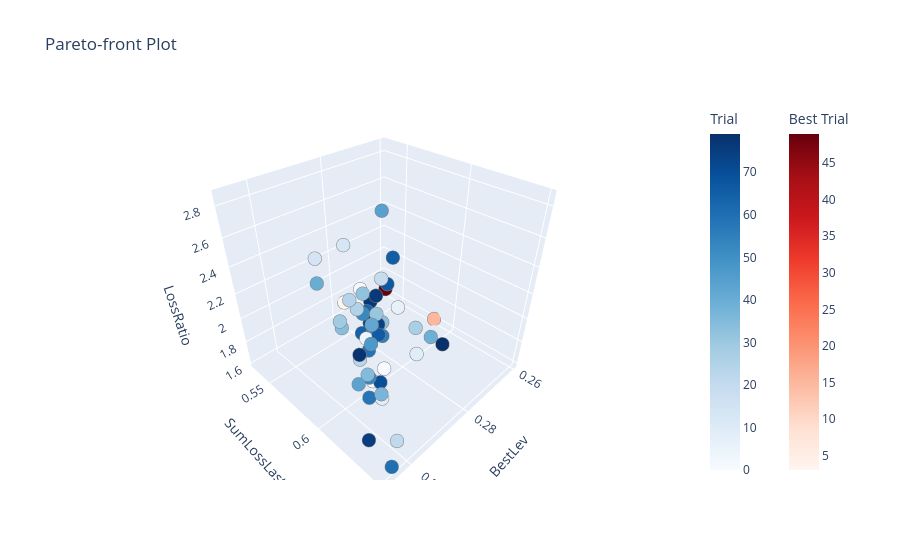
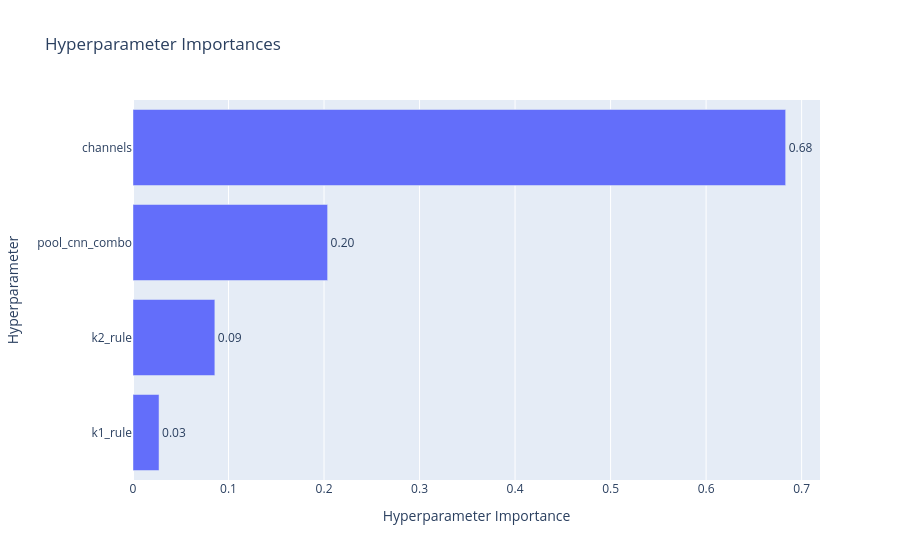
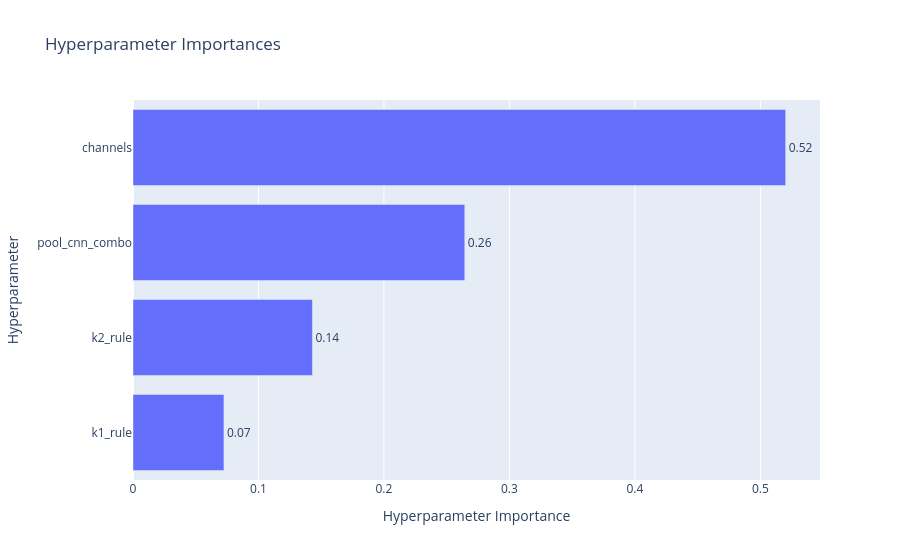
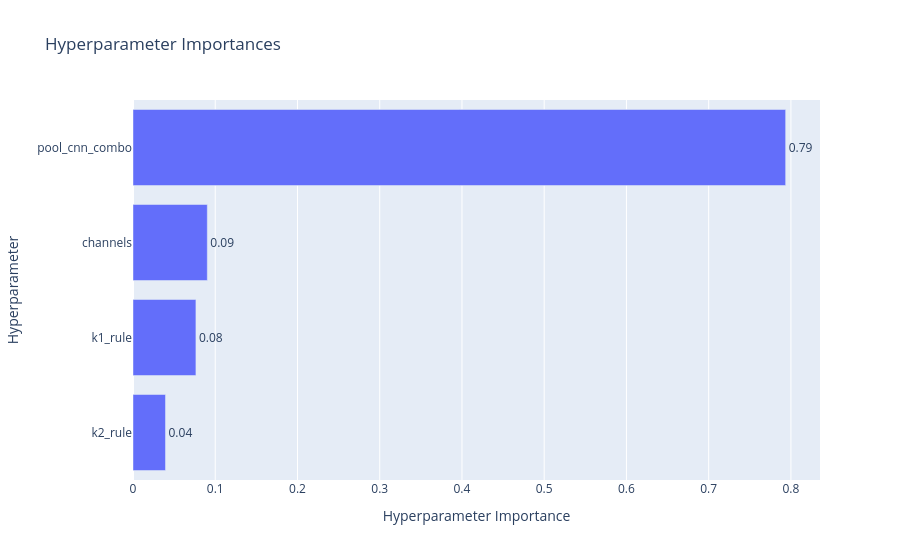

Source (notebook cell) for these figures, in order:
### Markdown cell above
### **Ячейка 16: Анализ Результатов HPO (Optuna)**

### Code cell
# Ячейка 16: Анализ Результатов HPO (Optuna) (v16.2 - Исправлен DataFrame)

import optuna
import pandas as pd
import traceback
import time
import numpy as np
import warnings
from collections import OrderedDict
import ast # Добавлен для парсинга параметров

print("--- Анализ Результатов Optuna HPO (Многокритериальный v7.2 - SumLoss) ---")

# --- Укажите Имя и Путь к Базе Данных Исследования ---
try:
    study_name_to_analyze = HPO_STUDY_NAME
    storage_name_to_analyze = HPO_STORAGE_NAME
    print(f"Анализ исследования '{study_name_to_analyze}' из '{storage_name_to_analyze}'...")
except NameError:
    print("Переменные HPO_STUDY_NAME/HPO_STORAGE_NAME не найдены.")
    study_name_to_analyze = "morse-1d-multiobj-hpo-v7.2_s2_le_4-20250428_2048" # <-- ЗАМЕНИ НА СВОЕ РЕАЛЬНОЕ ИМЯ
    storage_name_to_analyze = f"sqlite:///{study_name_to_analyze}.db"
    print(f"!!! Используются значения, заданные вручную: Study='{study_name_to_analyze}', Storage='{storage_name_to_analyze}' !!!")
    if not study_name_to_analyze or "..." in study_name_to_analyze:
         raise ValueError("Необходимо указать корректное имя исследования (study_name_to_analyze)!")

# --- Загрузка Исследования ---
loaded_study = None
try:
    loaded_study = optuna.load_study(
        study_name=study_name_to_analyze,
        storage=storage_name_to_analyze
    )
    print(f"\nИсследование '{loaded_study.study_name}' успешно загружено.")
    if len(loaded_study.directions) != 3:
        warnings.warn(f"Загруженное исследование имеет {len(loaded_study.directions)} целей, ожидалось 3.")
    else:
        print(f"Направления оптимизации: {loaded_study.directions}")

except FileNotFoundError:
    print(f"❌ ОШИБКА: Файл базы данных Optuna не найден: {storage_name_to_analyze}")
    raise
except Exception as e:
    print(f"❌ Непредвиденная ошибка при загрузке исследования: {e}")
    traceback.print_exc()
    raise

# --- Анализ и Визуализация ---
if loaded_study:
    # --- Статистика по Пробам ---
    all_trials = loaded_study.trials
    completed_trials = [t for t in all_trials if t.state == optuna.trial.TrialState.COMPLETE]
    pruned_trials = [t for t in all_trials if t.state == optuna.trial.TrialState.PRUNED]
    failed_trials = [t for t in all_trials if t.state == optuna.trial.TrialState.FAIL]
    running_trials = [t for t in all_trials if t.state == optuna.trial.TrialState.RUNNING]
    print(f"\n--- Статистика по Пробам ---")
    print(f"Всего проб: {len(all_trials)}")
    print(f"  COMPLETE: {len(completed_trials)}, PRUNED: {len(pruned_trials)}, FAIL: {len(failed_trials)}, RUNNING: {len(running_trials)}")

    if not completed_trials:
        print("\nНет завершенных проб для анализа.")
    else:
        # --- Парето-фронт ---
        print(f"\n--- Парето-оптимальные Пробы ({len(loaded_study.best_trials)}) ---")
        # (Вывод Парето-фронта остается без изменений)
        try:
            pareto_trials = sorted(loaded_study.best_trials, key=lambda t: t.values[0] if t.values else float('inf'))
            for i, trial in enumerate(pareto_trials):
                print(f"\n  Проба #{trial.number} (Pareto {i+1})")
                print(f"    Значения целей (BestLev, SumLossN, LossRatio):")
                if trial.values and len(trial.values) == 3:
                    print(f"      [{trial.values[0]:.4f}, {trial.values[1]:.4f}, {trial.values[2]:.4f}]")
                else: print("      (Значения недоступны)")
                print(f"    Параметры:")
                for key, value in trial.params.items(): print(f"      {key}: {value}")
        except Exception as e_pareto:
             print(f"\n⚠️ Ошибка при обработке Парето-фронта: {e_pareto}")

        # --- Таблица Результатов (DataFrame) ---
        print("\n--- Таблица Всех Завершенных Проб ---")
        try:
            # --- ИСПРАВЛЕНИЕ: Убираем аргумент states ---
            df_all = loaded_study.trials_dataframe()
            # --- КОНЕЦ ИСПРАВЛЕНИЯ ---

            # Фильтруем только завершенные пробы
            df_completed = df_all[df_all['state'] == 'COMPLETE'].copy()

            # Переименование столбцов (как и раньше)
            if 'values_0' in df_completed.columns: df_completed.rename(columns={'values_0': 'BestLev'}, inplace=True)
            if 'values_1' in df_completed.columns: df_completed.rename(columns={'values_1': 'SumLossLastN'}, inplace=True)
            if 'values_2' in df_completed.columns: df_completed.rename(columns={'values_2': 'LossRatio'}, inplace=True)

            # --- Добавление расшифрованных параметров ---
            # Загружаем списки параметров (предполагаем, что они доступны из Ячейки 13)
            try:
                pool_cnn_combos = VALID_POOL_CNN_COMBOS_V72
                channel_combos = CNN_CHANNEL_COMBOS_V72
                kernel_rules = KERNEL_RULES_V72
                # Функция расчета ядра (должна быть определена ранее)
                if 'calculate_kernel_size_v7' not in locals():
                    def calculate_kernel_size_v7(rule: str, stride: int) -> int:
                        if not isinstance(stride, int) or stride <= 0: raise ValueError(f"Некорректный stride ({stride})")
                        k = 0
                        if rule == "s+1": k = stride + 1
                        elif rule == "s*1.5+1": k = round(stride * 1.5) + 1
                        elif rule == "s*2+1": k = stride * 2 + 1
                        else: raise ValueError(f"Неизвестное правило для ядра: {rule}")
                        if k % 2 == 0: k += 1
                        return k

                decoded_params = []
                for _, row in df_completed.iterrows():
                    try:
                        p_combo_str = row.get('params_pool_cnn_combo', '()')
                        ch_str = row.get('params_channels', '[]')
                        k1r = row.get('params_k1_rule', 'N/A')
                        k2r = row.get('params_k2_rule', 'N/A')

                        p_type, p_factor, s1, s2 = ast.literal_eval(p_combo_str)
                        ch1, ch2 = ast.literal_eval(ch_str)
                        k1 = calculate_kernel_size_v7(k1r, s1) if k1r != 'N/A' else -1
                        k2 = calculate_kernel_size_v7(k2r, s2) if k2r != 'N/A' else -1

                        decoded_params.append({
                            'number': row['number'],
                            'pool_type': p_type, 'pool_factor': p_factor,
                            'strides': f"({s1},{s2})", 'channels': f"({ch1},{ch2})",
                            'kernels': f"({k1},{k2})", 'rules': f"({k1r},{k2r})"
                        })
                    except Exception as e_decode:
                        decoded_params.append({'number': row['number'], 'pool_type': 'ERR', 'pool_factor': -1,
                                               'strides': 'ERR', 'channels': 'ERR', 'kernels': 'ERR', 'rules': 'ERR'})
                        # print(f"Ошибка декодирования параметров для пробы {row['number']}: {e_decode}")

                df_decoded = pd.DataFrame(decoded_params)
                df_completed = pd.merge(df_completed, df_decoded, on='number', how='left')

            except NameError:
                print("⚠️ Не удалось найти списки параметров (VALID_POOL_CNN_COMBOS_V72 и др.) для расшифровки.")
            except Exception as e_decode_outer:
                 print(f"⚠️ Ошибка при расшифровке параметров: {e_decode_outer}")

            # Обновляем список столбцов для показа
            cols_to_show = ['number', 'BestLev', 'SumLossLastN', 'LossRatio', 'state', 'duration']
            # Добавляем расшифрованные параметры
            decoded_cols = ['pool_type', 'pool_factor', 'strides', 'channels', 'kernels', 'rules']
            cols_to_show.extend([c for c in decoded_cols if c in df_completed.columns])
            # Добавляем исходные параметры (индексы/строки) для справки
            param_keys = [col for col in df_completed.columns if col.startswith('params_')]
            cols_to_show.extend(param_keys)
            cols_to_show = [c for c in cols_to_show if c in df_completed.columns] # Убираем несуществующие

            with pd.option_context('display.max_rows', None, 'display.max_columns', None, 'display.width', 2000):
                # Сортируем по BestLev для удобства
                print(df_completed[cols_to_show].sort_values(by='BestLev').round(4))

        except Exception as e_df:
            print(f"⚠️ Ошибка при создании/обработке DataFrame: {e_df}")
            # Попытка вывести сырой DataFrame для диагностики
            try: print(loaded_study.trials_dataframe().head())
            except: pass

        # --- Визуализация (без изменений) ---
        print("\n--- Визуализация Результатов ---")
        if optuna.visualization.is_available():
            print("Plotly найден. Построение графиков...")
            try:
                target_names_vis = ["BestLev", "SumLossLastN", "LossRatio"]
                if loaded_study.best_trials:
                    fig_pareto = optuna.visualization.plot_pareto_front(loaded_study, target_names=target_names_vis)
                    fig_pareto.show()
                else: print("  Нет Парето-оптимальных проб для визуализации фронта.")

                for i, target_name in enumerate(target_names_vis):
                     try:
                         if any(t.values and len(t.values) > i and t.values[i] is not None for t in completed_trials):
                             fig_importance = optuna.visualization.plot_param_importances(
                                 loaded_study, target=lambda t: t.values[i] if t.values and len(t.values)>i else None,
                                 target_name=target_name
                             )
                             fig_importance.show()
                         else: print(f"  Пропуск графика важности для '{target_name}' (нет значений).")
                     except (ValueError, IndexError) as e_imp: print(f"  Не удалось построить важность для '{target_name}': {e_imp}")
            except ImportError as e_plotly: print(f"  ⚠️ Ошибка импорта Plotly: {e_plotly}")
            except Exception as e_vis: print(f"  ⚠️ Ошибка при построении графиков: {e_vis}")
        else: print("Установите Plotly (`pip install plotly kaleido`) для визуализации.")

print("\n--- Анализ HPO Завершен ---")

### Figure 1 — Plotly figure (JSON) as saved in the notebook; plotly's stock layout.template omitted (floating-point values rounded to 4 significant figures)
{"data": [{"hovertemplate": "%{text}<extra>Trial</extra>", "marker": {"color": [0, 1, 2, 4, 6, 8, 9, 13, 14, 19, 21, 23, 24, 25, 26, 27, 29, 31, 32, 33, 34, 35, 37, 39, 40, 42, 43, 44, 47, 51, 52, 53, 55, 58, 59, 60, 63, 64, 65, 66, 67, 70, 73, 74, 75, 76, 77, 78, 79], "colorbar": {"title": {"text": "Trial"}}, "colorscale": [[0, "rgb(247,251,255)"], [0.125, "rgb(222,235,247)"], [0.25, "rgb(198,219,239)"], [0.375, "rgb(158,202,225)"], [0.5, "rgb(107,174,214)"], [0.625, "rgb(66,146,198)"], [0.75, "rgb(33,113,181)"], [0.875, "rgb(8,81,156)"], [1, "rgb(8,48,107)"]], "line": {"color": "Grey", "width": 0.5}}, "mode": "markers", "showlegend": false, "text": ["{<br>  \"number\": 0,<br>  \"values\": [<br>    0.29444444444444445,<br>    0.6188396496905221,<br>    1.9661366590150688<br>  ],<br>  \"params\": {<br>    \"pool_cnn_combo\": \"('max', 4, 16, 4)\",<br>    \"channels\": \"[192, 192]\",<br>    \"k1_rule\": \"s*1.5+1\",<br>    \"k2_rule\": \"s+1\"<br>  }<br>}", "{<br>  \"number\": 1,<br>  \"values\": [<br>    0.27444444444444444,<br>    0.5444819614373976,<br>    1.8727611708952905<br>  ],<br>  \"params\": {<br>    \"pool_cnn_combo\": \"('max', 4, 16, 4)\",<br>    \"channels\": \"[64, 128]\",<br>    \"k1_rule\": \"s*2+1\",<br>    \"k2_rule\": \"s*1.5+1\"<br>  }<br>}", "{<br>  \"number\": 2,<br>  \"values\": [<br>    0.29333333333333333,<br>    0.6065849419600433,<br>    1.7424666196926448<br>  ],<br>  \"params\": {<br>    \"pool_cnn_combo\": \"('avg', 16, 8, 2)\",<br>    \"channels\": \"[128, 128]\",<br>    \"k1_rule\": \"s+1\",<br>    \"k2_rule\": \"s+1\"<br>  }<br>}", "{<br>  \"number\": 4,<br>  \"values\": [<br>    0.28888888888888886,<br>    0.58956378204955,<br>    1.9119957452002827<br>  ],<br>  \"params\": {<br>    \"pool_cnn_combo\": \"('max', 16, 8, 2)\",<br>    \"channels\": \"[128, 256]\",<br>    \"k1_rule\": \"s*1.5+1\",<br>    \"k2_rule\": \"s+1\"<br>  }<br>}", "{<br>  \"number\": 6,<br>  \"values\": [<br>    0.2688888888888889,<br>    0.5687131899512475,<br>    1.7570453656817993<br>  ],<br>  \"params\": {<br>    \"pool_cnn_combo\": \"('max', 4, 16, 4)\",<br>    \"channels\": \"[48, 96]\",<br>    \"k1_rule\": \"s*1.5+1\",<br>    \"k2_rule\": \"s*1.5+1\"<br>  }<br>}", "{<br>  \"number\": 8,<br>  \"values\": [<br>    0.29555555555555557,<br>    0.6199488605807225,<br>    1.7429308617254335<br>  ],<br>  \"params\": {<br>    \"pool_cnn_combo\": \"('avg', 16, 8, 2)\",<br>    \"channels\": \"[64, 64]\",<br>    \"k1_rule\": \"s*1.5+1\",<br>    \"k2_rule\": \"s+1\"<br>  }<br>}", "{<br>  \"number\": 9,<br>  \"values\": [<br>    0.28,<br>    0.6113382666640812,<br>    1.7728753140194125<br>  ],<br>  \"params\": {<br>    \"pool_cnn_combo\": \"('avg', 16, 4, 4)\",<br>    \"channels\": \"[96, 96]\",<br>    \"k1_rule\": \"s+1\",<br>    \"k2_rule\": \"s*1.5+1\"<br>  }<br>}", "{<br>  \"number\": 13,<br>  \"values\": [<br>    0.3022222222222222,<br>    0.6137148118267456,<br>    2.8542431556527084<br>  ],<br>  \"params\": {<br>    \"pool_cnn_combo\": \"('avg', 16, 16, 1)\",<br>    \"channels\": \"[192, 256]\",<br>    \"k1_rule\": \"s*2+1\",<br>    \"k2_rule\": \"s*2+1\"<br>  }<br>}", "{<br>  \"number\": 14,<br>  \"values\": [<br>    0.2911111111111111,<br>    0.5521849024792511,<br>    2.372064546642511<br>  ],<br>  \"params\": {<br>    \"pool_cnn_combo\": \"('max', 16, 16, 1)\",<br>    \"channels\": \"[128, 256]\",<br>    \"k1_rule\": \"s*1.5+1\",<br>    \"k2_rule\": \"s*2+1\"<br>  }<br>}", "{<br>  \"number\": 19,<br>  \"values\": [<br>    0.27444444444444444,<br>    0.5659866541044579,<br>    2.077222528207436<br>  ],<br>  \"params\": {<br>    \"pool_cnn_combo\": \"('max', 4, 32, 2)\",<br>    \"channels\": \"[96, 192]\",<br>    \"k1_rule\": \"s+1\",<br>    \"k2_rule\": \"s*2+1\"<br>  }<br>}", "{<br>  \"number\": 21,<br>  \"values\": [<br>    0.29888888888888887,<br>    0.6399511636296908,<br>    1.6206008592685046<br>  ],<br>  \"params\": {<br>    \"pool_cnn_combo\": \"('avg', 16, 8, 2)\",<br>    \"channels\": \"[64, 64]\",<br>    \"k1_rule\": \"s*1.5+1\",<br>    \"k2_rule\": \"s+1\"<br>  }<br>}", "{<br>  \"number\": 23,<br>  \"values\": [<br>    0.28888888888888886,<br>    0.5829264263891512,<br>    1.6769958709644566<br>  ],<br>  \"params\": {<br>    \"pool_cnn_combo\": \"('avg', 16, 4, 4)\",<br>    \"channels\": \"[96, 96]\",<br>    \"k1_rule\": \"s*2+1\",<br>    \"k2_rule\": \"s+1\"<br>  }<br>}", "{<br>  \"number\": 24,<br>  \"values\": [<br>    0.2966666666666667,<br>    0.5988872813516193,<br>    2.3835549045324567<br>  ],<br>  \"params\": {<br>    \"pool_cnn_combo\": \"('max', 16, 16, 1)\",<br>    \"channels\": \"[128, 192]\",<br>    \"k1_rule\": \"s*2+1\",<br>    \"k2_rule\": \"s*1.5+1\"<br>  }<br>}", "{<br>  \"number\": 25,<br>  \"values\": [<br>    0.28555555555555556,<br>    0.5723077975379096,<br>    2.004247455328252<br>  ],<br>  \"params\": {<br>    \"pool_cnn_combo\": \"('avg', 8, 8, 4)\",<br>    \"channels\": \"[128, 256]\",<br>    \"k1_rule\": \"s+1\",<br>    \"k2_rule\": \"s*1.5+1\"<br>  }<br>}", "{<br>  \"number\": 26,<br>  \"values\": [<br>    0.2722222222222222,<br>    0.5485393979524573,<br>    1.7554310214165756<br>  ],<br>  \"params\": {<br>    \"pool_cnn_combo\": \"('avg', 8, 8, 4)\",<br>    \"channels\": \"[64, 128]\",<br>    \"k1_rule\": \"s*1.5+1\",<br>    \"k2_rule\": \"s*2+1\"<br>  }<br>}", "{<br>  \"number\": 27,<br>  \"values\": [<br>    0.2733333333333333,<br>    0.5954870930065712,<br>    1.7939194596172396<br>  ],<br>  \"params\": {<br>    \"pool_cnn_combo\": \"('max', 16, 8, 2)\",<br>    \"channels\": \"[128, 128]\",<br>    \"k1_rule\": \"s+1\",<br>    \"k2_rule\": \"s*1.5+1\"<br>  }<br>}", "{<br>  \"number\": 29,<br>  \"values\": [<br>    0.30666666666666664,<br>    0.6220037835339706,<br>    2.5280466182737498<br>  ],<br>  \"params\": {<br>    \"pool_cnn_combo\": \"('max', 8, 32, 1)\",<br>    \"channels\": \"[96, 128]\",<br>    \"k1_rule\": \"s+1\",<br>    \"k2_rule\": \"s*1.5+1\"<br>  }<br>}", "{<br>  \"number\": 31,<br>  \"values\": [<br>    0.2866666666666667,<br>    0.592849245948924,<br>    2.101833400181333<br>  ],<br>  \"params\": {<br>    \"pool_cnn_combo\": \"('max', 8, 16, 2)\",<br>    \"channels\": \"[192, 256]\",<br>    \"k1_rule\": \"s+1\",<br>    \"k2_rule\": \"s*2+1\"<br>  }<br>}", "{<br>  \"number\": 32,<br>  \"values\": [<br>    0.2788888888888889,<br>    0.5594951179789173,<br>    1.9725333473446967<br>  ],<br>  \"params\": {<br>    \"pool_cnn_combo\": \"('avg', 8, 16, 2)\",<br>    \"channels\": \"[96, 128]\",<br>    \"k1_rule\": \"s+1\",<br>    \"k2_rule\": \"s*1.5+1\"<br>  }<br>}", "{<br>  \"number\": 33,<br>  \"values\": [<br>    0.2788888888888889,<br>    0.578042125246591,<br>    1.822789080079796<br>  ],<br>  \"params\": {<br>    \"pool_cnn_combo\": \"('avg', 8, 8, 4)\",<br>    \"channels\": \"[96, 128]\",<br>    \"k1_rule\": \"s*2+1\",<br>    \"k2_rule\": \"s*2+1\"<br>  }<br>}", "{<br>  \"number\": 34,<br>  \"values\": [<br>    0.29555555555555557,<br>    0.5876282513969474,<br>    2.0946478229468837<br>  ],<br>  \"params\": {<br>    \"pool_cnn_combo\": \"('max', 16, 16, 1)\",<br>    \"channels\": \"[128, 128]\",<br>    \"k1_rule\": \"s+1\",<br>    \"k2_rule\": \"s*1.5+1\"<br>  }<br>}", "{<br>  \"number\": 35,<br>  \"values\": [<br>    0.3022222222222222,<br>    0.626804653306802,<br>    2.128716014955414<br>  ],<br>  \"params\": {<br>    \"pool_cnn_combo\": \"('max', 16, 16, 1)\",<br>    \"channels\": \"[64, 128]\",<br>    \"k1_rule\": \"s*1.5+1\",<br>    \"k2_rule\": \"s+1\"<br>  }<br>}", "{<br>  \"number\": 37,<br>  \"values\": [<br>    0.29555555555555557,<br>    0.6194455459962288,<br>    1.7767730380630395<br>  ],<br>  \"params\": {<br>    \"pool_cnn_combo\": \"('avg', 16, 8, 2)\",<br>    \"channels\": \"[96, 96]\",<br>    \"k1_rule\": \"s+1\",<br>    \"k2_rule\": \"s+1\"<br>  }<br>}", "{<br>  \"number\": 39,<br>  \"values\": [<br>    0.27666666666666667,<br>    0.6150031285898553,<br>    1.891584595196562<br>  ],<br>  \"params\": {<br>    \"pool_cnn_combo\": \"('avg', 4, 32, 2)\",<br>    \"channels\": \"[64, 64]\",<br>    \"k1_rule\": \"s+1\",<br>    \"k2_rule\": \"s+1\"<br>  }<br>}", "{<br>  \"number\": 40,<br>  \"values\": [<br>    0.29,<br>    0.5476662800047134,<br>    2.143325214655928<br>  ],<br>  \"params\": {<br>    \"pool_cnn_combo\": \"('avg', 8, 16, 2)\",<br>    \"channels\": \"[128, 256]\",<br>    \"k1_rule\": \"s*1.5+1\",<br>    \"k2_rule\": \"s*2+1\"<br>  }<br>}", "{<br>  \"number\": 42,<br>  \"values\": [<br>    0.29,<br>    0.5976292711910274,<br>    2.095892136936895<br>  ],<br>  \"params\": {<br>    \"pool_cnn_combo\": \"('avg', 2, 32, 4)\",<br>    \"channels\": \"[192, 256]\",<br>    \"k1_rule\": \"s+1\",<br>    \"k2_rule\": \"s*1.5+1\"<br>  }<br>}", "{<br>  \"number\": 43,<br>  \"values\": [<br>    0.3011111111111111,<br>    0.6163858002920946,<br>    1.9500960467835764<br>  ],<br>  \"params\": {<br>    \"pool_cnn_combo\": \"('max', 16, 4, 4)\",<br>    \"channels\": \"[128, 128]\",<br>    \"k1_rule\": \"s+1\",<br>    \"k2_rule\": \"s*2+1\"<br>  }<br>}", "{<br>  \"number\": 44,<br>  \"values\": [<br>    0.2688888888888889,<br>    0.5525528102947606,<br>    2.505257082988034<br>  ],<br>  \"params\": {<br>    \"pool_cnn_combo\": \"('max', 8, 16, 2)\",<br>    \"channels\": \"[192, 256]\",<br>    \"k1_rule\": \"s*2+1\",<br>    \"k2_rule\": \"s*1.5+1\"<br>  }<br>}", "{<br>  \"number\": 47,<br>  \"values\": [<br>    0.2911111111111111,<br>    0.5997133605844445,<br>    1.9716462679739548<br>  ],<br>  \"params\": {<br>    \"pool_cnn_combo\": \"('avg', 8, 16, 2)\",<br>    \"channels\": \"[96, 128]\",<br>    \"k1_rule\": \"s*2+1\",<br>    \"k2_rule\": \"s*2+1\"<br>  }<br>}", "{<br>  \"number\": 51,<br>  \"values\": [<br>    0.2822222222222222,<br>    0.5751512741256092,<br>    1.7290245322099336<br>  ],<br>  \"params\": {<br>    \"pool_cnn_combo\": \"('avg', 4, 16, 4)\",<br>    \"channels\": \"[64, 96]\",<br>    \"k1_rule\": \"s*2+1\",<br>    \"k2_rule\": \"s+1\"<br>  }<br>}", "{<br>  \"number\": 52,<br>  \"values\": [<br>    0.2833333333333333,<br>    0.5712701214518812,<br>    1.9260940399679267<br>  ],<br>  \"params\": {<br>    \"pool_cnn_combo\": \"('avg', 4, 32, 2)\",<br>    \"channels\": \"[64, 96]\",<br>    \"k1_rule\": \"s+1\",<br>    \"k2_rule\": \"s*1.5+1\"<br>  }<br>}", "{<br>  \"number\": 53,<br>  \"values\": [<br>    0.29888888888888887,<br>    0.6188388099438614,<br>    1.979546786243775<br>  ],<br>  \"params\": {<br>    \"pool_cnn_combo\": \"('avg', 16, 4, 4)\",<br>    \"channels\": \"[128, 192]\",<br>    \"k1_rule\": \"s+1\",<br>    \"k2_rule\": \"s*1.5+1\"<br>  }<br>}", "{<br>  \"number\": 55,<br>  \"values\": [<br>    0.2822222222222222,<br>    0.5865947220557266,<br>    1.8060175519240564<br>  ],<br>  \"params\": {<br>    \"pool_cnn_combo\": \"('max', 16, 8, 2)\",<br>    \"channels\": \"[128, 128]\",<br>    \"k1_rule\": \"s*2+1\",<br>    \"k2_rule\": \"s+1\"<br>  }<br>}", "{<br>  \"number\": 58,<br>  \"values\": [<br>    0.29777777777777775,<br>    0.6153617775605784,<br>    1.7583861221045993<br>  ],<br>  \"params\": {<br>    \"pool_cnn_combo\": \"('max', 8, 16, 2)\",<br>    \"channels\": \"[64, 128]\",<br>    \"k1_rule\": \"s+1\",<br>    \"k2_rule\": \"s+1\"<br>  }<br>}", "{<br>  \"number\": 59,<br>  \"values\": [<br>    0.2877777777777778,<br>    0.5885440561092562,<br>    1.781724347677142<br>  ],<br>  \"params\": {<br>    \"pool_cnn_combo\": \"('avg', 8, 8, 4)\",<br>    \"channels\": \"[128, 128]\",<br>    \"k1_rule\": \"s*2+1\",<br>    \"k2_rule\": \"s+1\"<br>  }<br>}", "{<br>  \"number\": 60,<br>  \"values\": [<br>    0.30444444444444446,<br>    0.6494453544086881,<br>    1.6305925510902584<br>  ],<br>  \"params\": {<br>    \"pool_cnn_combo\": \"('avg', 16, 4, 4)\",<br>    \"channels\": \"[64, 64]\",<br>    \"k1_rule\": \"s*2+1\",<br>    \"k2_rule\": \"s+1\"<br>  }<br>}", "{<br>  \"number\": 63,<br>  \"values\": [<br>    0.27666666666666667,<br>    0.5573078645103507,<br>    1.7664646037470078<br>  ],<br>  \"params\": {<br>    \"pool_cnn_combo\": \"('max', 4, 16, 4)\",<br>    \"channels\": \"[64, 64]\",<br>    \"k1_rule\": \"s*2+1\",<br>    \"k2_rule\": \"s*1.5+1\"<br>  }<br>}", "{<br>  \"number\": 64,<br>  \"values\": [<br>    0.2833333333333333,<br>    0.5699465886503459,<br>    1.740795231836655<br>  ],<br>  \"params\": {<br>    \"pool_cnn_combo\": \"('avg', 8, 8, 4)\",<br>    \"channels\": \"[128, 128]\",<br>    \"k1_rule\": \"s*2+1\",<br>    \"k2_rule\": \"s*1.5+1\"<br>  }<br>}", "{<br>  \"number\": 65,<br>  \"values\": [<br>    0.2722222222222222,<br>    0.5710968360180656,<br>    2.2497485248658293<br>  ],<br>  \"params\": {<br>    \"pool_cnn_combo\": \"('avg', 8, 32, 1)\",<br>    \"channels\": \"[96, 128]\",<br>    \"k1_rule\": \"s+1\",<br>    \"k2_rule\": \"s*1.5+1\"<br>  }<br>}", "{<br>  \"number\": 66,<br>  \"values\": [<br>    0.2866666666666667,<br>    0.5945534599324067,<br>    1.9411730304620918<br>  ],<br>  \"params\": {<br>    \"pool_cnn_combo\": \"('avg', 16, 4, 4)\",<br>    \"channels\": \"[96, 128]\",<br>    \"k1_rule\": \"s*1.5+1\",<br>    \"k2_rule\": \"s*1.5+1\"<br>  }<br>}", "{<br>  \"number\": 67,<br>  \"values\": [<br>    0.2633333333333333,<br>    0.5443404076662328,<br>    1.7745481520726585<br>  ],<br>  \"params\": {<br>    \"pool_cnn_combo\": \"('avg', 16, 4, 4)\",<br>    \"channels\": \"[128, 128]\",<br>    \"k1_rule\": \"s*1.5+1\",<br>    \"k2_rule\": \"s*1.5+1\"<br>  }<br>}", "{<br>  \"number\": 70,<br>  \"values\": [<br>    0.29444444444444445,<br>    0.6158395418524742,<br>    1.8277254735494817<br>  ],<br>  \"params\": {<br>    \"pool_cnn_combo\": \"('max', 4, 16, 4)\",<br>    \"channels\": \"[128, 128]\",<br>    \"k1_rule\": \"s*2+1\",<br>    \"k2_rule\": \"s*1.5+1\"<br>  }<br>}", "{<br>  \"number\": 73,<br>  \"values\": [<br>    0.2788888888888889,<br>    0.5657553404404058,<br>    1.7395518433188362<br>  ],<br>  \"params\": {<br>    \"pool_cnn_combo\": \"('max', 8, 16, 2)\",<br>    \"channels\": \"[96, 128]\",<br>    \"k1_rule\": \"s+1\",<br>    \"k2_rule\": \"s*2+1\"<br>  }<br>}", "{<br>  \"number\": 74,<br>  \"values\": [<br>    0.2811111111111111,<br>    0.5798747987051805,<br>    1.84911552721518<br>  ],<br>  \"params\": {<br>    \"pool_cnn_combo\": \"('avg', 4, 16, 4)\",<br>    \"channels\": \"[192, 256]\",<br>    \"k1_rule\": \"s+1\",<br>    \"k2_rule\": \"s+1\"<br>  }<br>}", "{<br>  \"number\": 75,<br>  \"values\": [<br>    0.30333333333333334,<br>    0.6293575106561184,<br>    1.6329983416652252<br>  ],<br>  \"params\": {<br>    \"pool_cnn_combo\": \"('avg', 16, 8, 2)\",<br>    \"channels\": \"[64, 64]\",<br>    \"k1_rule\": \"s*1.5+1\",<br>    \"k2_rule\": \"s+1\"<br>  }<br>}", "{<br>  \"number\": 76,<br>  \"values\": [<br>    0.27666666666666667,<br>    0.566524216118786,<br>    1.9620519244565375<br>  ],<br>  \"params\": {<br>    \"pool_cnn_combo\": \"('avg', 4, 32, 2)\",<br>    \"channels\": \"[48, 96]\",<br>    \"k1_rule\": \"s+1\",<br>    \"k2_rule\": \"s*2+1\"<br>  }<br>}", "{<br>  \"number\": 77,<br>  \"values\": [<br>    0.2733333333333333,<br>    0.5519903213861916,<br>    1.781531452099425<br>  ],<br>  \"params\": {<br>    \"pool_cnn_combo\": \"('max', 8, 16, 2)\",<br>    \"channels\": \"[48, 96]\",<br>    \"k1_rule\": \"s*1.5+1\",<br>    \"k2_rule\": \"s+1\"<br>  }<br>}", "{<br>  \"number\": 78,<br>  \"values\": [<br>    0.29444444444444445,<br>    0.5986976347863674,<br>    1.9324217043702026<br>  ],<br>  \"params\": {<br>    \"pool_cnn_combo\": \"('avg', 16, 4, 4)\",<br>    \"channels\": \"[64, 128]\",<br>    \"k1_rule\": \"s*1.5+1\",<br>    \"k2_rule\": \"s*2+1\"<br>  }<br>}", "{<br>  \"number\": 79,<br>  \"values\": [<br>    0.27444444444444444,<br>    0.6202597713636028,<br>    1.8256879943483237<br>  ],<br>  \"params\": {<br>    \"pool_cnn_combo\": \"('avg', 16, 4, 4)\",<br>    \"channels\": \"[96, 128]\",<br>    \"k1_rule\": \"s*1.5+1\",<br>    \"k2_rule\": \"s*1.5+1\"<br>  }<br>}"], "type": "scatter3d", "x": [0.2944, 0.2744, 0.2933, 0.2889, 0.2689, 0.2956, 0.28, 0.3022, 0.2911, 0.2744, 0.2989, 0.2889, 0.2967, 0.2856, 0.2722, 0.2733, 0.3067, 0.2867, 0.2789, 0.2789, 0.2956, 0.3022, 0.2956, 0.2767, 0.29, 0.29, 0.3011, 0.2689, 0.2911, 0.2822, 0.2833, 0.2989, 0.2822, 0.2978, 0.2878, 0.3044, 0.2767, 0.2833, 0.2722, 0.2867, 0.2633, 0.2944, 0.2789, 0.2811, 0.3033, 0.2767, 0.2733, 0.2944, 0.2744], "y": [0.6188, 0.5445, 0.6066, 0.5896, 0.5687, 0.6199, 0.6113, 0.6137, 0.5522, 0.566, 0.64, 0.5829, 0.5989, 0.5723, 0.5485, 0.5955, 0.622, 0.5928, 0.5595, 0.578, 0.5876, 0.6268, 0.6194, 0.615, 0.5477, 0.5976, 0.6164, 0.5526, 0.5997, 0.5752, 0.5713, 0.6188, 0.5866, 0.6154, 0.5885, 0.6494, 0.5573, 0.5699, 0.5711, 0.5946, 0.5443, 0.6158, 0.5658, 0.5799, 0.6294, 0.5665, 0.552, 0.5987, 0.6203], "z": [1.966, 1.873, 1.742, 1.912, 1.757, 1.743, 1.773, 2.854, 2.372, 2.077, 1.621, 1.677, 2.384, 2.004, 1.755, 1.794, 2.528, 2.102, 1.973, 1.823, 2.095, 2.129, 1.777, 1.892, 2.143, 2.096, 1.95, 2.505, 1.972, 1.729, 1.926, 1.98, 1.806, 1.758, 1.782, 1.631, 1.766, 1.741, 2.25, 1.941, 1.775, 1.828, 1.74, 1.849, 1.633, 1.962, 1.782, 1.932, 1.826]}, {"hovertemplate": "%{text}<extra>Best Trial</extra>", "marker": {"color": [3, 15, 49], "colorbar": {"title": {"text": "Best Trial"}, "x": 1.1, "xpad": 40}, "colorscale": [[0, "rgb(255,245,240)"], [0.125, "rgb(254,224,210)"], [0.25, "rgb(252,187,161)"], [0.375, "rgb(252,146,114)"], [0.5, "rgb(251,106,74)"], [0.625, "rgb(239,59,44)"], [0.75, "rgb(203,24,29)"], [0.875, "rgb(165,15,21)"], [1, "rgb(103,0,13)"]], "line": {"color": "Grey", "width": 0.5}}, "mode": "markers", "showlegend": false, "text": ["{<br>  \"number\": 3,<br>  \"values\": [<br>    0.27666666666666667,<br>    0.5325206248793337,<br>    1.710573907589475<br>  ],<br>  \"params\": {<br>    \"pool_cnn_combo\": \"('max', 8, 8, 4)\",<br>    \"channels\": \"[64, 128]\",<br>    \"k1_rule\": \"s*2+1\",<br>    \"k2_rule\": \"s*1.5+1\"<br>  }<br>}", "{<br>  \"number\": 15,<br>  \"values\": [<br>    0.26,<br>    0.5848385757456223,<br>    1.6062499837702022<br>  ],<br>  \"params\": {<br>    \"pool_cnn_combo\": \"('avg', 16, 4, 4)\",<br>    \"channels\": \"[48, 96]\",<br>    \"k1_rule\": \"s+1\",<br>    \"k2_rule\": \"s*1.5+1\"<br>  }<br>}", "{<br>  \"number\": 49,<br>  \"values\": [<br>    0.2611111111111111,<br>    0.536767892183529,<br>    1.6558006528303744<br>  ],<br>  \"params\": {<br>    \"pool_cnn_combo\": \"('max', 16, 4, 4)\",<br>    \"channels\": \"[48, 96]\",<br>    \"k1_rule\": \"s*2+1\",<br>    \"k2_rule\": \"s*2+1\"<br>  }<br>}"], "type": "scatter3d", "x": [0.2767, 0.26, 0.2611], "y": [0.5325, 0.5848, 0.5368], "z": [1.711, 1.606, 1.656]}], "layout": {"scene": {"xaxis": {"title": {"text": "BestLev"}}, "yaxis": {"title": {"text": "SumLossLastN"}}, "zaxis": {"title": {"text": "LossRatio"}}}, "title": {"text": "Pareto-front Plot"}}}

### Figure 2 — Plotly figure (JSON) as saved in the notebook; plotly's stock layout.template omitted (floating-point values rounded to 4 significant figures)
{"data": [{"cliponaxis": false, "hovertemplate": ["k1_rule (CategoricalDistribution): 0.027266407009182154<extra></extra>", "k2_rule (CategoricalDistribution): 0.08569505468986768<extra></extra>", "pool_cnn_combo (CategoricalDistribution): 0.2037489429508023<extra></extra>", "channels (CategoricalDistribution): 0.683289595350148<extra></extra>"], "name": "BestLev", "orientation": "h", "text": ["0.03", "0.09", "0.20", "0.68"], "textposition": "outside", "type": "bar", "x": [0.02727, 0.0857, 0.2037, 0.6833], "y": ["k1_rule", "k2_rule", "pool_cnn_combo", "channels"]}], "layout": {"title": {"text": "Hyperparameter Importances"}, "xaxis": {"title": {"text": "Hyperparameter Importance"}}, "yaxis": {"title": {"text": "Hyperparameter"}}}}

### Figure 3 — Plotly figure (JSON) as saved in the notebook; plotly's stock layout.template omitted (floating-point values rounded to 4 significant figures)
{"data": [{"cliponaxis": false, "hovertemplate": ["k1_rule (CategoricalDistribution): 0.07247536358349423<extra></extra>", "k2_rule (CategoricalDistribution): 0.1430018776432478<extra></extra>", "pool_cnn_combo (CategoricalDistribution): 0.26440221039564005<extra></extra>", "channels (CategoricalDistribution): 0.520120548377618<extra></extra>"], "name": "SumLossLastN", "orientation": "h", "text": ["0.07", "0.14", "0.26", "0.52"], "textposition": "outside", "type": "bar", "x": [0.07248, 0.143, 0.2644, 0.5201], "y": ["k1_rule", "k2_rule", "pool_cnn_combo", "channels"]}], "layout": {"title": {"text": "Hyperparameter Importances"}, "xaxis": {"title": {"text": "Hyperparameter Importance"}}, "yaxis": {"title": {"text": "Hyperparameter"}}}}

### Figure 4 — Plotly figure (JSON) as saved in the notebook; plotly's stock layout.template omitted (floating-point values rounded to 4 significant figures)
{"data": [{"cliponaxis": false, "hovertemplate": ["k2_rule (CategoricalDistribution): 0.03952180861176781<extra></extra>", "k1_rule (CategoricalDistribution): 0.07650776081447092<extra></extra>", "channels (CategoricalDistribution): 0.0903714545587965<extra></extra>", "pool_cnn_combo (CategoricalDistribution): 0.7935989760149647<extra></extra>"], "name": "LossRatio", "orientation": "h", "text": ["0.04", "0.08", "0.09", "0.79"], "textposition": "outside", "type": "bar", "x": [0.03952, 0.07651, 0.09037, 0.7936], "y": ["k2_rule", "k1_rule", "channels", "pool_cnn_combo"]}], "layout": {"title": {"text": "Hyperparameter Importances"}, "xaxis": {"title": {"text": "Hyperparameter Importance"}}, "yaxis": {"title": {"text": "Hyperparameter"}}}}
